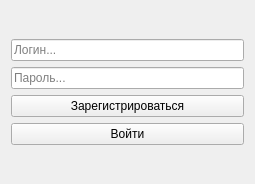
<?xml version="1.0" encoding="UTF-8"?>
<ui version="4.0">
 <class>Form</class>
 <widget class="QWidget" name="Form">
  <property name="geometry">
   <rect>
    <x>0</x>
    <y>0</y>
    <width>255</width>
    <height>184</height>
   </rect>
  </property>
  <property name="windowTitle">
   <string>Form</string>
  </property>
  <layout class="QVBoxLayout" name="verticalLayout_2">
   <item>
    <layout class="QVBoxLayout" name="verticalLayout">
     <item>
      <widget class="QLineEdit" name="lineEdit">
       <property name="placeholderText">
        <string>Логин...</string>
       </property>
      </widget>
     </item>
     <item>
      <widget class="QLineEdit" name="lineEdit_2">
       <property name="placeholderText">
        <string>Пароль...</string>
       </property>
      </widget>
     </item>
     <item>
      <widget class="QPushButton" name="pushButton">
       <property name="accessibleName">
        <string/>
       </property>
       <property name="text">
        <string>Зарегистрироваться</string>
       </property>
      </widget>
     </item>
     <item>
      <widget class="QPushButton" name="pushButton_2">
       <property name="text">
        <string>Войти</string>
       </property>
      </widget>
     </item>
    </layout>
   </item>
  </layout>
 </widget>
 <resources/>
 <connections/>
</ui>
